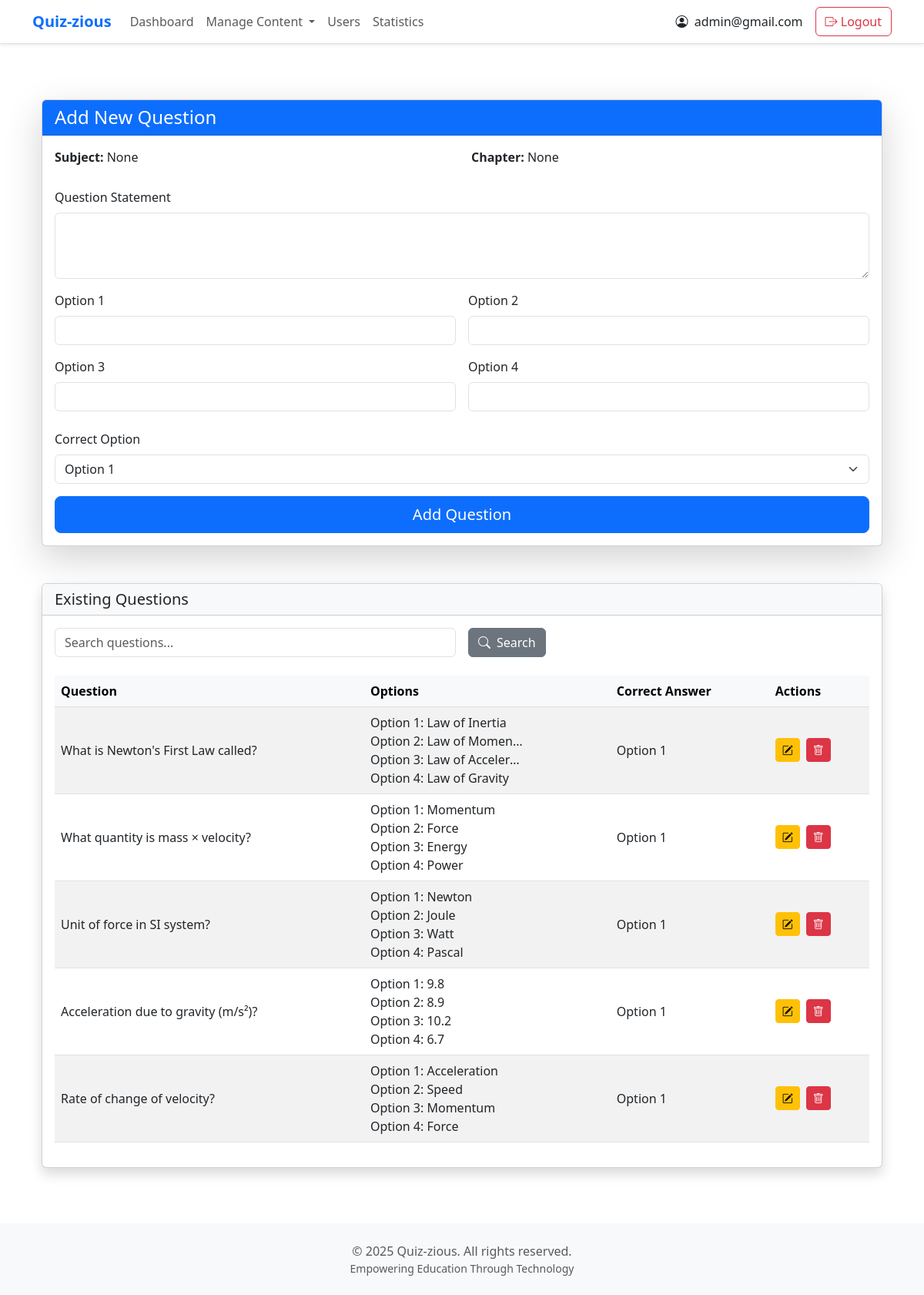
The page /admin/question_add?quiz_id=1 (signed in) on the database its author committed.
### tables this page shows
CREATE TABLE users (
            id INTEGER PRIMARY KEY AUTOINCREMENT,
            username TEXT UNIQUE,  -- This will be the email
            full_name TEXT,
            qualification TEXT,
            dob DATE,
            password TEXT,
            role TEXT
        );

CREATE TABLE questions (
            id INTEGER PRIMARY KEY AUTOINCREMENT,
            quiz_id INTEGER,
            question_statement TEXT NOT NULL,
            option1 TEXT NOT NULL,
            option2 TEXT NOT NULL,
            option3 TEXT,
            option4 TEXT,
            correct_option INTEGER, -- This will store the index of the correct option (1-4)
            FOREIGN KEY (quiz_id) REFERENCES quizzes(id)
        );

### app.py (the view, shortened to what this page needs)
@app.route('/admin/question_add', methods=['GET', 'POST'])
@admin_required
def question_add():
    quiz_id = request.args.get('quiz_id')
    quiz_subject = request.args.get('quiz_subject')
    quiz_chapter = request.args.get('quiz_chapter')
    search_query = request.args.get('search_query', '')
    option_filter = request.args.get('option_filter', '')
    correct_answer_filter = request.args.get('correct_answer_filter', '')
    conn = sqlite3.connect('database.db')
    cursor = conn.cursor()
    query = "SELECT * FROM questions WHERE quiz_id = ?"
    params = [quiz_id]
    if search_query:
        query += " AND question_statement LIKE ?"
        params.append(f'%{search_query}%')
    if option_filter:
        query += " AND (option1 LIKE ? OR option2 LIKE ? OR option3 LIKE ? OR option4 LIKE ?)"
        params.extend([f'%{option_filter}%'] * 4)
    if correct_answer_filter and correct_answer_filter.isdigit():
        query += " AND correct_option = ?"
        params.append(int(correct_answer_filter))
    cursor.execute(query, params)
    questions = cursor.fetchall()
    conn.close()
    return render_template('add_question.html',
                          quiz_id=quiz_id,
                          questions=questions,
                          quiz_subject=quiz_subject,
                          quiz_chapter=quiz_chapter,
                          search_query=search_query,
                          option_filter=option_filter,
                          correct_answer_filter=correct_answer_filter)

### app.py (called while the page is built)
@login_manager.user_loader # user loader for loading the user
def load_user(user_id):
    conn = sqlite3.connect('database.db')
    cursor = conn.cursor()
    cursor.execute("SELECT id, username, role, full_name FROM users WHERE id=?", (user_id,))
    user = cursor.fetchone()
    conn.close()
    if user:
        return User(user[0], user[1], user[2], user[3])
    return None

def admin_required(f):
    @wraps(f)
    def decorated_function(*args, **kwargs):
        if 'role' not in session or session['role'] != 'admin':
            return redirect(url_for('home'))  # Redirect to home if not admin
        return f(*args, **kwargs)
    return decorated_function

### templates/add_question.html (shortened to what this page needs)
{% extends "base.html" %}
{% block content %}
<div class="container py-5">
    <div class="card shadow-lg mb-5">
        <div class="card-header bg-primary text-white">
            <h2 class="h4 mb-0">Add New Question</h2>
        </div>
        <div class="card-body">
            <form method="POST" action="{{ url_for('question_add', quiz_id=quiz_id, quiz_subject=quiz_subject, quiz_chapter=quiz_chapter) }}" class="needs-validation" novalidate>
                <div class="row mb-4">
                    <div class="col-md-6">
                        <p class="mb-1"><strong>Subject:</strong> {{ quiz_subject }}</p>
                    </div>
                    <div class="col-md-6">
                        <p class="mb-1"><strong>Chapter:</strong> {{ quiz_chapter }}</p>
                    </div>
                </div>
                <div class="mb-3">
                    <label for="question_statement" class="form-label">Question Statement</label>
                    <textarea class="form-control" id="question_statement" name="question_statement"
                              rows="3" required style="resize: vertical;"></textarea>
                </div>
                <div class="row g-3 mb-4">
                    {% for option in range(1,5) %}
                    <div class="col-md-6">
                        <label for="option{{ option }}" class="form-label">Option {{ option }}</label>
                        <input type="text" class="form-control" id="option{{ option }}"
                               name="option{{ option }}" {{ 'required' if option <= 2 else '' }}>
                    </div>
                    {% endfor %}
                </div>
                <div class="mb-3">
                    <label for="correct_option" class="form-label">Correct Option</label>
                    <select class="form-select" id="correct_option" name="correct_option" required>
                        <option value="1">Option 1</option>
                    </select>
                </div>
                <div class="d-grid">
                    <button type="submit" class="btn btn-primary btn-lg">Add Question</button>
                </div>
            </form>
        </div>
    </div>
    <div class="card shadow">
        <div class="card-header bg-light">
            <h3 class="h5 mb-0">Existing Questions</h3>
        </div>
        <div class="card-body">
            <form method="GET" action="{{ url_for('question_add') }}" class="mb-4">
                <div class="row g-3">
                    <div class="col-md-6">
                        <input type="text" class="form-control" name="search_query"
                               placeholder="Search questions..." value="{{ search_query|default('') }}">
                    </div>
                    <div class="col-md-6">
                        <div class="d-flex gap-2">
                            <button type="submit" class="btn btn-secondary">
                                <i class="bi bi-search me-2"></i>Search
                            </button>
                        </div>
                    </div>
                </div>
            </form>
            {% if questions and questions|length > 0 %}
            <div class="table-responsive">
                <table class="table table-striped table-hover align-middle">
                    <thead class="table-light">
                        <tr>
                            <th>Question</th>
                            <th>Options</th>
                            <th>Correct Answer</th>
                            <th>Actions</th>
                        </tr>
                    </thead>
                    <tbody>
                        {% for question in questions %}
                        <tr>
                            <td class="text-truncate" style="max-width: 300px;">{{ question[2] }}</td>
                            <td>
                                <ul class="list-unstyled mb-0">
                                    {% for opt in question[3:7] %}
                                    <li class="text-truncate" style="max-width: 200px;">
                                        Option {{ loop.index }}: {{ opt if opt else '-' }}
                                    </li>
                                    {% endfor %}
                                </ul>
                            </td>
                            <td>Option {{ question[7] }}</td>
                            <td>
                                <div class="d-flex gap-2">
                                    <a href="/admin/edit-question/{{ question[0] }}"
                                       class="btn btn-warning btn-sm"
                                       title="Edit">
                                        <i class="bi bi-pencil-square"></i>
                                    </a>
                                    <form action="/admin/delete-question/{{ question[0] }}" method="POST">
                                        <button type="submit"
                                                class="btn btn-danger btn-sm"
                                                onclick="return confirm('Are you sure you want to delete this question?');"
                                                title="Delete">
                                            <i class="bi bi-trash"></i>
                                        </button>
                                    </form>
                                </div>
                            </td>
                        </tr>
                        {% endfor %}
                    </tbody>
                </table>
            </div>
            {% else %}
            <div class="alert alert-info mb-0">
                No questions found for this quiz.
            </div>
            {% endif %}
        </div>
    </div>
</div>
{% endblock %}

### templates/base.html (shortened to what this page needs)
<!DOCTYPE html>
<html lang="en" data-bs-theme="light">
<head>
    <link href="https://cdn.jsdelivr.net/npm/bootstrap@5.3.0/dist/css/bootstrap.min.css" rel="stylesheet">
    <link rel="stylesheet" href="https://cdn.jsdelivr.net/npm/bootstrap-icons@1.11.0/font/bootstrap-icons.css">
</head>
<body class="d-flex flex-column min-vh-100">
    <nav class="navbar navbar-expand-lg navbar-light bg-white border-bottom shadow-sm">
        <div class="container">
            <a class="navbar-brand fw-bold text-primary" href="{% if session['role'] == 'admin' %}{{ url_for('admin_dashboard') }}{% else %}{{ url_for('user_dashboard') }}{% endif %}">Quiz-zious</a>
            <div class="collapse navbar-collapse" id="navbarNav">
                <ul class="navbar-nav me-auto">
                    {% if session['role'] == 'admin' %}
                        <li class="nav-item">
                            <a class="nav-link" href="{{ url_for('admin_dashboard') }}">Dashboard</a>
                        </li>
                        <li class="nav-item dropdown">
                            <a class="nav-link dropdown-toggle" href="#" role="button" data-bs-toggle="dropdown" aria-expanded="false">
                                Manage Content
                            </a>
                        </li>
                        <li class="nav-item">
                            <a class="nav-link" href="/admin/manage-users">Users</a>
                        </li>
                        <li class="nav-item">
                            <a class="nav-link" href="{{ url_for('admin_statistics') }}">Statistics</a>
                        </li>
                    {% else %}
                        <li class="nav-item">
                            <a class="nav-link" href="{{ url_for('user_dashboard') }}">Dashboard</a>
                        </li>
                    {% endif %}
                </ul>
                <div class="d-flex align-items-center">
                    <div class="nav-item me-3">
                        <span class="text-dark">
                            <i class="bi bi-person-circle me-1"></i>
                            {{ session['username'] }}
                        </span>
                    </div>
                    <div class="nav-item">
                        <a class="btn btn-outline-danger" href="/logout">
                            <i class="bi bi-box-arrow-right"></i> Logout
                        </a>
                    </div>
                </div>
            </div>
        </div>
    </nav>
    <main class="container flex-grow-1 py-4">
        {% block content %}{% endblock %}
    </main>
    <footer class="footer mt-auto bg-light py-4">
        <div class="container">
            <div class="text-center text-muted">
                <p class="mb-0">&copy; 2025 Quiz-zious. All rights reserved.</p>
                <p class="mb-0 small">Empowering Education Through Technology</p>
            </div>
        </div>
    </footer>
</body>
</html>

### rows shown on the page
users: username "admin@gmail.com"
questions: question_statement "What is Newton's First Law called?", option1 "Law of Inertia", option2 "Law of Momen…", option3 "Law of Acceler…", option4 "Law of Gravity", correct_option "1"
questions: question_statement "What quantity is mass × velocity?", option1 "Momentum", option2 "Force", option3 "Energy", option4 "Power", correct_option "1"
questions: question_statement "Unit of force in SI system?", option1 "Newton", option2 "Joule", option3 "Watt", option4 "Pascal", correct_option "1"
questions: question_statement "Acceleration due to gravity (m/s²)?", option1 "9.8", option2 "8.9", option3 "10.2", option4 "6.7", correct_option "1"
questions: question_statement "Rate of change of velocity?", option1 "Acceleration", option2 "Speed", option3 "Momentum", option4 "Force", correct_option "1"

### other values the page prints
{{ quiz_subject }} "None"
{{ quiz_chapter }} "None"
{{ option }} "1" "2" "3" "4"
